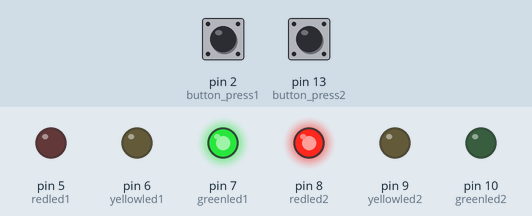
This sketch was run on a simulated Arduino Uno, built with avr-gcc and run on an emulated ATmega328P. Shown: output pins drawn as LEDs (lit = HIGH). Inputs (shaded band) come from the test bench; at power-on: pin 13 (button_press2) HIGH, pin 2 (button_press1) HIGH.

Above: at 1.2 s.
1.3 s: pin 13 (button_press2) pulled LOW for 0.15 s
At 2.6 s:
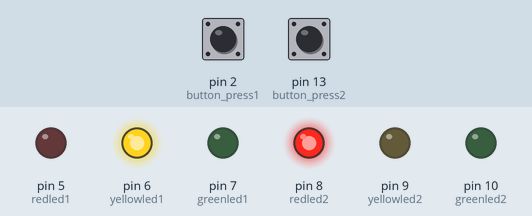
4.4 s: pin 2 (button_press1) pulled LOW for 0.15 s
At 5.0 s:
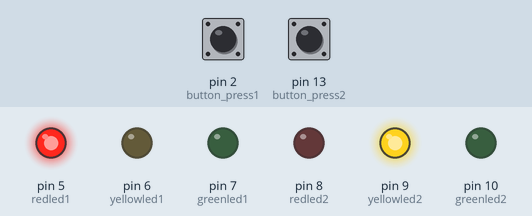
7.5 s: pin 13 (button_press2) pulled LOW for 1 s
At 10.2 s:
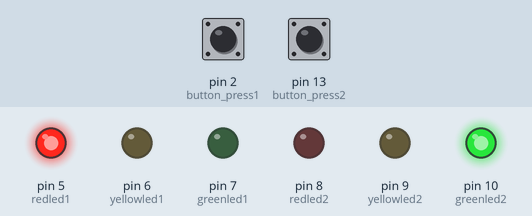
Timing chart, 0 to 16.5 s (numbered marks = the images above; inputs shaded):
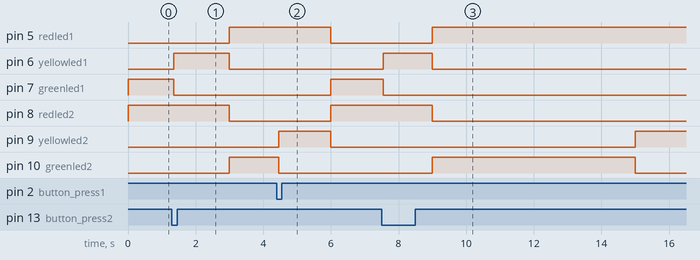

Measured:
- after the input at 1.3 s, pin 5 (redled1), pin 10 (greenled2): LOW → HIGH after 1.7 s; pin 6 (yellowled1): LOW → HIGH after 0.05 s, → LOW 1.6 s later; pin 7 (greenled1): HIGH → LOW after 0.05 s; pin 8 (redled2): HIGH → LOW after 1.7 s
- after the input at 4.4 s, pin 5 (redled1): HIGH → LOW after 1.6 s; pin 7 (greenled1), pin 8 (redled2): LOW → HIGH after 1.6 s; pin 9 (yellowled2): LOW → HIGH after 0.05 s, → LOW 1.6 s later; pin 10 (greenled2): HIGH → LOW after 0.05 s
- after the input at 7.5 s, pin 5 (redled1), pin 10 (greenled2): LOW → HIGH after 1.5 s instead of 7.5 s; pin 7 (greenled1): HIGH → LOW after 0.05 s instead of 4.5 s; pin 8 (redled2): HIGH → LOW after 1.5 s instead of 7.5 s; pin 9 (yellowled2): LOW → HIGH after 7.5 s

The sketch:

trafficlight.ino
```cpp
int redled1 = 5;
int yellowled1 = 6;
int greenled1 = 7;


int redled2 = 8;
int yellowled2 = 9;
int greenled2 = 10;

unsigned long greendelay = 6000;
unsigned long yellowdelay = 3000;

int button_press1 = 2;
int button_press2 = 13;

int Button_State1 = HIGH;
int Button_State2 = HIGH;

unsigned long lastDebounceTime1 = 0;
unsigned long lastDebounceTime2 = 0;
unsigned long debounceDelay = 50;

unsigned long previousMillis = 0;
unsigned long interval = 0;

int state = 0;

void setup() {
  pinMode(redled1, OUTPUT);
  pinMode(yellowled1, OUTPUT);
  pinMode(greenled1, OUTPUT);
  pinMode(redled2, OUTPUT);
  pinMode(yellowled2, OUTPUT);
  pinMode(greenled2, OUTPUT);

  pinMode(button_press1, INPUT_PULLUP);
  pinMode(button_press2, INPUT_PULLUP);

  trafficLightState(0);
}

void loop() {
  unsigned long currentMillis = millis();

  int reading1 = digitalRead(button_press1);
  int reading2 = digitalRead(button_press2);

  if (reading1 != Button_State1) {
    lastDebounceTime1 = currentMillis;
  }
  if ((currentMillis - lastDebounceTime1) > debounceDelay) {
    if (reading1 == LOW) {
      handleButtonPress(1);
    }
  }
  Button_State1 = reading1;

  if (reading2 != Button_State2) {
    lastDebounceTime2 = currentMillis;
  }
  if ((currentMillis - lastDebounceTime2) > debounceDelay) {
    if (reading2 == LOW) {
      handleButtonPress(2);
    }
  }
  Button_State2 = reading2;

  if (currentMillis - previousMillis >= interval) {
    previousMillis = currentMillis;
    nextState();
  }
}

void trafficLightState(int s) {
  switch (s) {
    case 0:
      digitalWrite(greenled1, HIGH);
      digitalWrite(redled1, LOW);
      digitalWrite(yellowled1, LOW);
      digitalWrite(greenled2, LOW);
      digitalWrite(yellowled2, LOW);
      digitalWrite(redled2, HIGH);
      interval = greendelay;
      break;
    case 1:
      digitalWrite(greenled1, LOW);
      digitalWrite(yellowled1, HIGH);
      digitalWrite(redled1, LOW);
      digitalWrite(greenled2, LOW);
      digitalWrite(yellowled2, LOW);
      digitalWrite(redled2, HIGH);
      interval = yellowdelay;
      break;
    case 2:
      digitalWrite(greenled1, LOW);
      digitalWrite(yellowled1, LOW);
      digitalWrite(redled1, HIGH);
      digitalWrite(greenled2, HIGH);
      digitalWrite(yellowled2, LOW);
      digitalWrite(redled2, LOW);
      interval = greendelay;
      break;
    case 3:
      digitalWrite(greenled1, LOW);
      digitalWrite(yellowled1, LOW);
      digitalWrite(redled1, HIGH);
      digitalWrite(greenled2, LOW);
      digitalWrite(yellowled2, HIGH);
      digitalWrite(redled2, LOW);
      interval = yellowdelay;
      break;
  }
}
	void nextState(){

  state = (state + 1) % 4;
  trafficLightState(state);
}
void handleButtonPress(int button) {
  if (button == 1) {
    if (state == 2){
      state = 3;
      trafficLightState(state);
    }

  } else if (button == 2) {
    if (state == 0){
      state = 1;
      trafficLightState(state);
    }

    }
}
```
